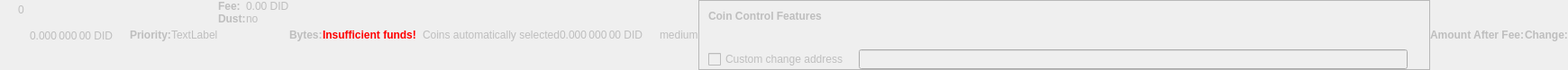
    <widget class="QWidget" name="dummyHideWidget" native="true">
     <property name="enabled">
      <bool>false</bool>
     </property>
     <property name="maximumSize">
      <size>
       <width>100</width>
       <height>22</height>
      </size>
     </property>
     <layout class="QHBoxLayout" name="dummyHideLayout">
      <property name="spacing">
       <number>0</number>
      </property>
      <property name="leftMargin">
       <number>0</number>
      </property>
      <property name="topMargin">
       <number>0</number>
      </property>
      <property name="rightMargin">
       <number>0</number>
      </property>
      <property name="bottomMargin">
       <number>0</number>
      </property>
      <item>
       <layout class="QFormLayout" name="formLayoutCoinControl1">
        <property name="horizontalSpacing">
         <number>10</number>
        </property>
        <property name="verticalSpacing">
         <number>14</number>
        </property>
        <property name="leftMargin">
         <number>10</number>
        </property>
        <property name="topMargin">
         <number>4</number>
        </property>
        <property name="rightMargin">
         <number>6</number>
        </property>
        <item row="0" column="1">
         <widget class="QLabel" name="labelCoinControlBytes">
          <property name="cursor">
           <cursorShape>IBeamCursor</cursorShape>
          </property>
          <property name="contextMenuPolicy">
           <enum>Qt::ActionsContextMenu</enum>
          </property>
          <property name="text">
           <string notr="true">0</string>
          </property>
          <property name="textInteractionFlags">
           <set>Qt::LinksAccessibleByMouse|Qt::TextSelectableByKeyboard|Qt::TextSelectableByMouse</set>
          </property>
         </widget>
        </item>
       </layout>
      </item>
      <item>
       <widget class="QLabel" name="labelCoinControlAfterFee">
        <property name="enabled">
         <bool>false</bool>
        </property>
        <property name="sizePolicy">
         <sizepolicy hsizetype="Fixed" vsizetype="Fixed">
          <horstretch>0</horstretch>
          <verstretch>0</verstretch>
         </sizepolicy>
        </property>
        <property name="minimumSize">
         <size>
          <width>111</width>
          <height>12</height>
         </size>
        </property>
        <property name="maximumSize">
         <size>
          <width>111</width>
          <height>12</height>
         </size>
        </property>
        <property name="cursor">
         <cursorShape>IBeamCursor</cursorShape>
        </property>
        <property name="contextMenuPolicy">
         <enum>Qt::ActionsContextMenu</enum>
        </property>
        <property name="text">
         <string notr="true">0.000 000 00 DID</string>
        </property>
        <property name="textInteractionFlags">
         <set>Qt::LinksAccessibleByMouse|Qt::TextSelectableByKeyboard|Qt::TextSelectableByMouse</set>
        </property>
       </widget>
      </item>
      <item>
       <widget class="QLabel" name="labelCoinControlPriorityText">
        <property name="enabled">
         <bool>false</bool>
        </property>
        <property name="font">
         <font>
          <weight>75</weight>
          <bold>true</bold>
         </font>
        </property>
        <property name="text">
         <string>Priority:</string>
        </property>
       </widget>
      </item>
      <item>
       <layout class="QHBoxLayout" name="horizontalLayout">
        <item>
         <widget class="QLabel" name="WarningLabel">
          <property name="text">
           <string>TextLabel</string>
          </property>
         </widget>
        </item>
       </layout>
      </item>
      <item>
       <layout class="QFormLayout" name="formLayoutCoinControl3">
        <property name="horizontalSpacing">
         <number>0</number>
        </property>
        <property name="verticalSpacing">
         <number>0</number>
        </property>
        <property name="leftMargin">
         <number>0</number>
        </property>
        <property name="topMargin">
         <number>0</number>
        </property>
        <property name="rightMargin">
         <number>0</number>
        </property>
        <item row="0" column="0">
         <widget class="QLabel" name="labelCoinControlFeeText">
          <property name="enabled">
           <bool>false</bool>
          </property>
          <property name="font">
           <font>
            <weight>75</weight>
            <bold>true</bold>
           </font>
          </property>
          <property name="text">
           <string>Fee:</string>
          </property>
          <property name="margin">
           <number>0</number>
          </property>
         </widget>
        </item>
        <item row="0" column="1">
         <widget class="QLabel" name="labelCoinControlFee">
          <property name="enabled">
           <bool>false</bool>
          </property>
          <property name="cursor">
           <cursorShape>IBeamCursor</cursorShape>
          </property>
          <property name="contextMenuPolicy">
           <enum>Qt::ActionsContextMenu</enum>
          </property>
          <property name="text">
           <string notr="true">0.00 DID</string>
          </property>
          <property name="textInteractionFlags">
           <set>Qt::LinksAccessibleByMouse|Qt::TextSelectableByKeyboard|Qt::TextSelectableByMouse</set>
          </property>
         </widget>
        </item>
        <item row="1" column="0">
         <widget class="QLabel" name="labelCoinControlLowOutputText">
          <property name="enabled">
           <bool>false</bool>
          </property>
          <property name="font">
           <font>
            <weight>75</weight>
            <bold>true</bold>
           </font>
          </property>
          <property name="text">
           <string>Dust:</string>
          </property>
         </widget>
        </item>
        <item row="1" column="1">
         <widget class="QLabel" name="labelCoinControlLowOutput">
          <property name="enabled">
           <bool>false</bool>
          </property>
          <property name="cursor">
           <cursorShape>IBeamCursor</cursorShape>
          </property>
          <property name="contextMenuPolicy">
           <enum>Qt::ActionsContextMenu</enum>
          </property>
          <property name="text">
           <string>no</string>
          </property>
          <property name="textInteractionFlags">
           <set>Qt::LinksAccessibleByMouse|Qt::TextSelectableByKeyboard|Qt::TextSelectableByMouse</set>
          </property>
         </widget>
        </item>
       </layout>
      </item>
      <item>
       <widget class="QLabel" name="labelCoinControlBytesText">
        <property name="enabled">
         <bool>false</bool>
        </property>
        <property name="font">
         <font>
          <weight>75</weight>
          <bold>true</bold>
         </font>
        </property>
        <property name="text">
         <string>Bytes:</string>
        </property>
       </widget>
      </item>
      <item>
       <layout class="QFormLayout" name="formLayoutCoinControl2">
        <property name="horizontalSpacing">
         <number>0</number>
        </property>
        <property name="verticalSpacing">
         <number>0</number>
        </property>
        <property name="leftMargin">
         <number>0</number>
        </property>
        <property name="topMargin">
         <number>0</number>
        </property>
        <property name="rightMargin">
         <number>0</number>
        </property>
       </layout>
      </item>
      <item>
       <layout class="QHBoxLayout" name="horizontalLayoutCoinControl2">
        <property name="spacing">
         <number>0</number>
        </property>
        <property name="bottomMargin">
         <number>0</number>
        </property>
       </layout>
      </item>
      <item>
       <widget class="QLabel" name="labelCoinControlInsuffFunds">
        <property name="enabled">
         <bool>false</bool>
        </property>
        <property name="minimumSize">
         <size>
          <width>0</width>
          <height>0</height>
         </size>
        </property>
        <property name="font">
         <font>
          <weight>75</weight>
          <bold>true</bold>
         </font>
        </property>
        <property name="styleSheet">
         <string notr="true">color:red;font-weight:bold;</string>
        </property>
        <property name="text">
         <string>Insufficient funds!</string>
        </property>
        <property name="margin">
         <number>5</number>
        </property>
       </widget>
      </item>
      <item>
       <layout class="QFormLayout" name="formLayoutCoinControl4">
        <property name="horizontalSpacing">
         <number>0</number>
        </property>
        <property name="verticalSpacing">
         <number>0</number>
        </property>
        <property name="leftMargin">
         <number>0</number>
        </property>
        <property name="topMargin">
         <number>0</number>
        </property>
        <property name="rightMargin">
         <number>0</number>
        </property>
       </layout>
      </item>
      <item>
       <widget class="QLabel" name="labelCoinControlChangeLabel">
        <property name="enabled">
         <bool>false</bool>
        </property>
        <property name="sizePolicy">
         <sizepolicy hsizetype="Preferred" vsizetype="Expanding">
          <horstretch>0</horstretch>
          <verstretch>0</verstretch>
         </sizepolicy>
        </property>
        <property name="minimumSize">
         <size>
          <width>0</width>
          <height>0</height>
         </size>
        </property>
        <property name="text">
         <string/>
        </property>
        <property name="margin">
         <number>3</number>
        </property>
       </widget>
      </item>
      <item>
       <widget class="QLabel" name="labelCoinControlAutomaticallySelected">
        <property name="enabled">
         <bool>false</bool>
        </property>
        <property name="sizePolicy">
         <sizepolicy hsizetype="Fixed" vsizetype="Fixed">
          <horstretch>0</horstretch>
          <verstretch>0</verstretch>
         </sizepolicy>
        </property>
        <property name="minimumSize">
         <size>
          <width>0</width>
          <height>0</height>
         </size>
        </property>
        <property name="maximumSize">
         <size>
          <width>240</width>
          <height>16777215</height>
         </size>
        </property>
        <property name="text">
         <string>Coins automatically selected</string>
        </property>
        <property name="margin">
         <number>5</number>
        </property>
       </widget>
      </item>
      <item>
       <widget class="QLabel" name="labelCoinControlChange">
        <property name="enabled">
         <bool>false</bool>
        </property>
        <property name="sizePolicy">
         <sizepolicy hsizetype="Fixed" vsizetype="Fixed">
          <horstretch>0</horstretch>
          <verstretch>0</verstretch>
         </sizepolicy>
        </property>
        <property name="minimumSize">
         <size>
          <width>111</width>
          <height>0</height>
         </size>
        </property>
        <property name="maximumSize">
         <size>
          <width>111</width>
          <height>16777215</height>
         </size>
        </property>
        <property name="cursor">
         <cursorShape>IBeamCursor</cursorShape>
        </property>
        <property name="contextMenuPolicy">
         <enum>Qt::ActionsContextMenu</enum>
        </property>
        <property name="text">
         <string notr="true">0.000 000 00 DID</string>
        </property>
        <property name="textInteractionFlags">
         <set>Qt::LinksAccessibleByMouse|Qt::TextSelectableByKeyboard|Qt::TextSelectableByMouse</set>
        </property>
       </widget>
      </item>
      <item>
       <widget class="QLabel" name="labelCoinControlPriority">
        <property name="enabled">
         <bool>false</bool>
        </property>
        <property name="cursor">
         <cursorShape>IBeamCursor</cursorShape>
        </property>
        <property name="contextMenuPolicy">
         <enum>Qt::ActionsContextMenu</enum>
        </property>
        <property name="text">
         <string>medium</string>
        </property>
        <property name="textInteractionFlags">
         <set>Qt::LinksAccessibleByMouse|Qt::TextSelectableByKeyboard|Qt::TextSelectableByMouse</set>
        </property>
       </widget>
      </item>
      <item>
       <widget class="QFrame" name="frameCoinControl">
        <property name="sizePolicy">
         <sizepolicy hsizetype="Expanding" vsizetype="Expanding">
          <horstretch>0</horstretch>
          <verstretch>0</verstretch>
         </sizepolicy>
        </property>
        <property name="maximumSize">
         <size>
          <width>16777215</width>
          <height>16777215</height>
         </size>
        </property>
        <property name="frameShape">
         <enum>QFrame::StyledPanel</enum>
        </property>
        <property name="frameShadow">
         <enum>QFrame::Sunken</enum>
        </property>
        <layout class="QVBoxLayout" name="verticalLayoutCoinControl2_2">
         <property name="spacing">
          <number>0</number>
         </property>
         <property name="leftMargin">
          <number>0</number>
         </property>
         <property name="topMargin">
          <number>0</number>
         </property>
         <property name="rightMargin">
          <number>0</number>
         </property>
         <property name="bottomMargin">
          <number>0</number>
         </property>
         <item>
          <layout class="QVBoxLayout" name="verticalLayoutCoinControl" stretch="0,0,0,1">
           <property name="spacing">
            <number>0</number>
           </property>
           <property name="leftMargin">
            <number>10</number>
           </property>
           <property name="topMargin">
            <number>10</number>
           </property>
           <item>
            <layout class="QHBoxLayout" name="horizontalLayoutCoinControl1">
             <property name="bottomMargin">
              <number>15</number>
             </property>
             <item>
              <widget class="QLabel" name="labelCoinControlFeatures">
               <property name="enabled">
                <bool>false</bool>
               </property>
               <property name="sizePolicy">
                <sizepolicy hsizetype="Preferred" vsizetype="Maximum">
                 <horstretch>0</horstretch>
                 <verstretch>0</verstretch>
                </sizepolicy>
               </property>
               <property name="font">
                <font>
                 <weight>75</weight>
                 <bold>true</bold>
                </font>
               </property>
               <property name="styleSheet">
                <string notr="true">font-weight:bold;</string>
               </property>
               <property name="text">
                <string>Coin Control Features</string>
               </property>
              </widget>
             </item>
            </layout>
           </item>
           <item>
            <widget class="QWidget" name="widgetCoinControl" native="true">
             <property name="sizePolicy">
              <sizepolicy hsizetype="Preferred" vsizetype="Preferred">
               <horstretch>0</horstretch>
               <verstretch>0</verstretch>
              </sizepolicy>
             </property>
             <property name="minimumSize">
              <size>
               <width>0</width>
               <height>0</height>
              </size>
             </property>
             <property name="styleSheet">
              <string notr="true"/>
             </property>
             <layout class="QHBoxLayout" name="horizontalLayoutCoinControl5_2">
              <property name="leftMargin">
               <number>0</number>
              </property>
              <property name="topMargin">
               <number>0</number>
              </property>
              <property name="rightMargin">
               <number>0</number>
              </property>
              <property name="bottomMargin">
               <number>0</number>
              </property>
              <item>
               <layout class="QHBoxLayout" name="horizontalLayoutCoinControl3">
                <property name="spacing">
                 <number>20</number>
                </property>
                <property name="topMargin">
                 <number>0</number>
                </property>
                <property name="bottomMargin">
                 <number>10</number>
                </property>
               </layout>
              </item>
             </layout>
            </widget>
           </item>
           <item>
            <layout class="QHBoxLayout" name="horizontalLayoutCoinControl4" stretch="0,0,0">
             <property name="spacing">
              <number>12</number>
             </property>
             <property name="sizeConstraint">
              <enum>QLayout::SetDefaultConstraint</enum>
             </property>
             <property name="topMargin">
              <number>5</number>
             </property>
             <property name="rightMargin">
              <number>5</number>
             </property>
             <item>
              <widget class="QCheckBox" name="checkBoxCoinControlChange">
               <property name="enabled">
                <bool>false</bool>
               </property>
               <property name="toolTip">
                <string>If this is activated, but the change address is empty or invalid, change will be sent to a newly generated address.</string>
               </property>
               <property name="text">
                <string>Custom change address</string>
               </property>
              </widget>
             </item>
             <item>
              <widget class="QValidatedLineEdit" name="lineEditCoinControlChange">
               <property name="enabled">
                <bool>false</bool>
               </property>
               <property name="sizePolicy">
                <sizepolicy hsizetype="Expanding" vsizetype="Fixed">
                 <horstretch>0</horstretch>
                 <verstretch>0</verstretch>
                </sizepolicy>
               </property>
              </widget>
             </item>
             <item>
              <widget class="QLabel" name="labelCoinControlChangeLabel_2">
               <property name="sizePolicy">
                <sizepolicy hsizetype="Preferred" vsizetype="Expanding">
                 <horstretch>0</horstretch>
                 <verstretch>0</verstretch>
                </sizepolicy>
               </property>
               <property name="minimumSize">
                <size>
                 <width>0</width>
                 <height>0</height>
                </size>
               </property>
               <property name="text">
                <string/>
               </property>
               <property name="margin">
                <number>3</number>
               </property>
              </widget>
             </item>
            </layout>
           </item>
           <item>
            <spacer name="verticalSpacerCoinControl">
             <property name="orientation">
              <enum>Qt::Vertical</enum>
             </property>
             <property name="sizeHint" stdset="0">
              <size>
               <width>800</width>
               <height>1</height>
              </size>
             </property>
            </spacer>
           </item>
          </layout>
         </item>
        </layout>
       </widget>
      </item>
      <item>
       <widget class="QLabel" name="labelCoinControlAfterFeeText">
        <property name="enabled">
         <bool>false</bool>
        </property>
        <property name="minimumSize">
         <size>
          <width>0</width>
          <height>0</height>
         </size>
        </property>
        <property name="maximumSize">
         <size>
          <width>16777215</width>
          <height>16777215</height>
         </size>
        </property>
        <property name="font">
         <font>
          <weight>75</weight>
          <bold>true</bold>
         </font>
        </property>
        <property name="text">
         <string>Amount After Fee:</string>
        </property>
        <property name="alignment">
         <set>Qt::AlignLeading|Qt::AlignLeft|Qt::AlignVCenter</set>
        </property>
        <property name="margin">
         <number>0</number>
        </property>
       </widget>
      </item>
      <item>
       <widget class="QLabel" name="labelCoinControlChangeText">
        <property name="enabled">
         <bool>false</bool>
        </property>
        <property name="sizePolicy">
         <sizepolicy hsizetype="Preferred" vsizetype="Preferred">
          <horstretch>0</horstretch>
          <verstretch>0</verstretch>
         </sizepolicy>
        </property>
        <property name="minimumSize">
         <size>
          <width>0</width>
          <height>0</height>
         </size>
        </property>
        <property name="maximumSize">
         <size>
          <width>16777215</width>
          <height>16777215</height>
         </size>
        </property>
        <property name="font">
         <font>
          <weight>75</weight>
          <bold>true</bold>
         </font>
        </property>
        <property name="text">
         <string>Change:</string>
        </property>
        <property name="alignment">
         <set>Qt::AlignLeading|Qt::AlignLeft|Qt::AlignVCenter</set>
        </property>
       </widget>
      </item>
     </layout>
    </widget>
